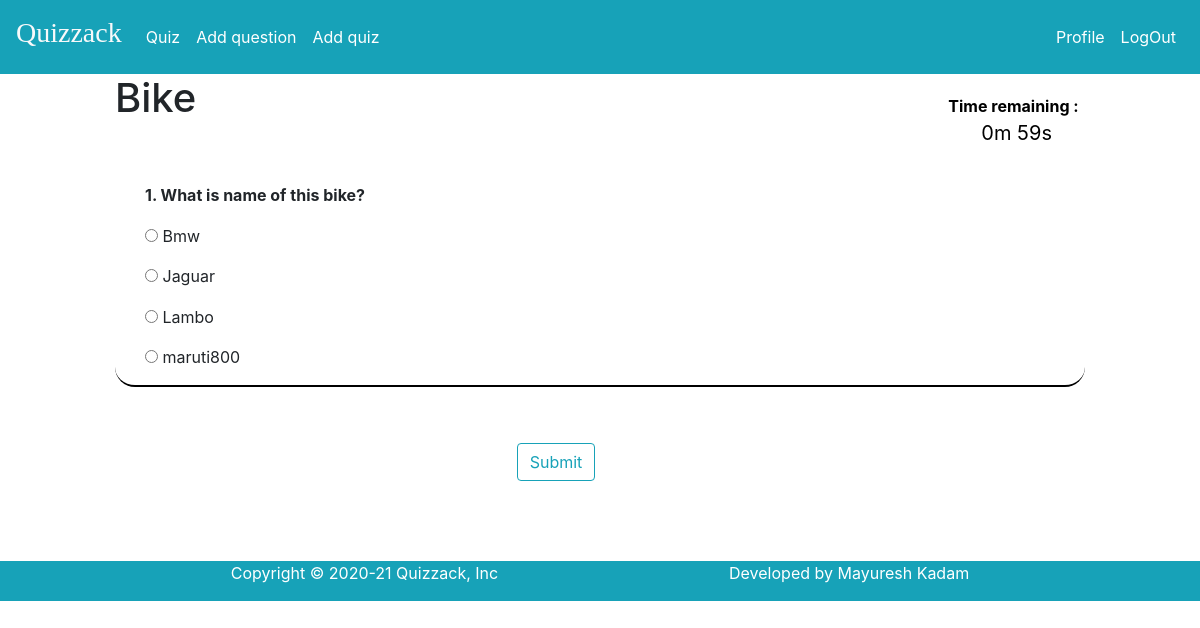
The app's page /quiz_catalog/quiz_page/bike (signed in) with its own data.
### blog/models.py (models this page shows, shortened)
class quiz(models.Model):
	question = models.CharField(max_length=1000, default="")
	option1 = models.CharField(max_length=500, default="")
	option2 = models.CharField(max_length=500, default="")
	option3 = models.CharField(max_length=500, default="")
	option4 = models.CharField(max_length=500, default="")
	answer = models.CharField(max_length=500, default="")
	catogaries = models.CharField(max_length=500,default="")
	hint = models.CharField(max_length=500, default="")
	like=models.IntegerField(default=0)
	dislike=models.IntegerField(default=0)
	student = models.ForeignKey(User,on_delete=models.CASCADE)

### blog/views.py (the view)
# urls.py: path('quiz_page/',blog_views.quiz_page, name="quiz_page"),
@login_required
def quiz_page(request,cat):
	try:
		x=quiz.objects.filter(catogaries=cat)
	except:
		messages.success(request,f'Category not selected.')
		return HttpResponseRedirect(request.META.get('HTTP_REFERER'))
	context1={
	 'quizs':x,
	 'totalq':len(x),
	 'category':cat,
	}
	return render(request,'blog/quiz_page.html',context1)

### blog/templates/blog/quiz_page.html (shortened to what this page needs)
{% extends "blog/base.html" %}
{% block content %}
<div class="row">
<div class="col-sm-1"></div>
<div class="col-sm-10">
<form name="quiz_form" action="../result" method="POST">
  <div class="row">
    <div class="col-sm-10">
    <h1>{{category|capfirst}}</h1>
  </div>
    <div class="col-sm-2" id="circular"><b>Time remaining :</b><p id="demo"></p></div>
  </div>
  {% for que in quizs%}
  <div class="container" style="border-bottom
  :2px solid black;border-radius: 20px;margin-top:2%;">
    <div class="col-md-10">
      <p><b>{{ forloop.counter }}. {{ que.question }}</b></p>
    </div>
    <div class="col-md-1"></div>
    <div class="col-md-3">
      <p>
      <input type="radio" name="{{ que.id }}" value="{{ que.option1 }}">
      {{ que.option1 }}
    </p>
    </div>
    <div class="col-md-3">
      <p>
      <input type="radio" name="{{ que.id }}" value="{{ que.option2 }}">
      {{ que.option2 }}
    </p>
    </div>
    <div class="col-md-1"></div>
    <div class="col-md-3">
      <p>
      <input type="radio" name="{{ que.id }}" value="{{ que.option3 }}">
      {{ que.option3 }}
    </p>
    </div>
    <div class="col-md-3">
      <p>
      <input class="form_control" type="radio" name="{{ que.id }}" value="{{ que.option4 }}">
      {{ que.option4 }}
    </p>
    </div>
    </div>
  <div class="py-3"></div>
  {% endfor %}
  <br>
  <div class="row">
    <div class="col-sm-5">
    </div>
    <div class="col-xs-2">
      <button type="submit" class="btn btn-outline-info">Submit</button>
    </div>
  </div>
  <br>
  <br>
</form>
</div>
</div>
{% endblock content %}

### blog/templates/blog/base.html (style rules this page uses)
#demo { text-align: center; font-size: 20px; margin-top: 0px; }
#circular { height:40x; width:40px; color: black; padding-top:20px; }

### records on screen
quiz: catogaries "Bike", question "What is name of this bike?", option1 "Bmw", option2 "Jaguar", option3 "Lambo", option4 "maruti800"
